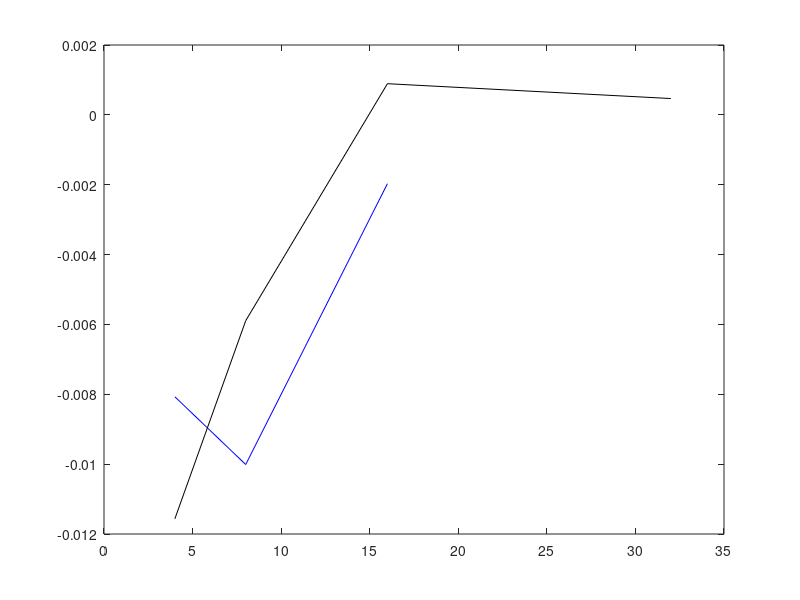

This chart was generated by the following MATLAB code:

a = [0.524617820010631-0.598750143770050, 0.479124621405270-0.524617820010631,0.521492377520619-0.479124621405270]
    
b = [0.131482818386299-0.139553561400680, 0.121471990358046-0.131482818386299,0.119501211399914-0.121471990358046]

c = [0.051095064547601-0.062660729957157, 0.045202136917439-0.051095064547601, 0.046094448388836-0.045202136917439,0.046561703119559-0.046094448388836]

diff1 = [4,8,16]
diff2 = [diff1, 32]


%plot(diff1,a,'r')
%hold on
plot(diff1,b,'b')
hold on
plot(diff2,c,'k')